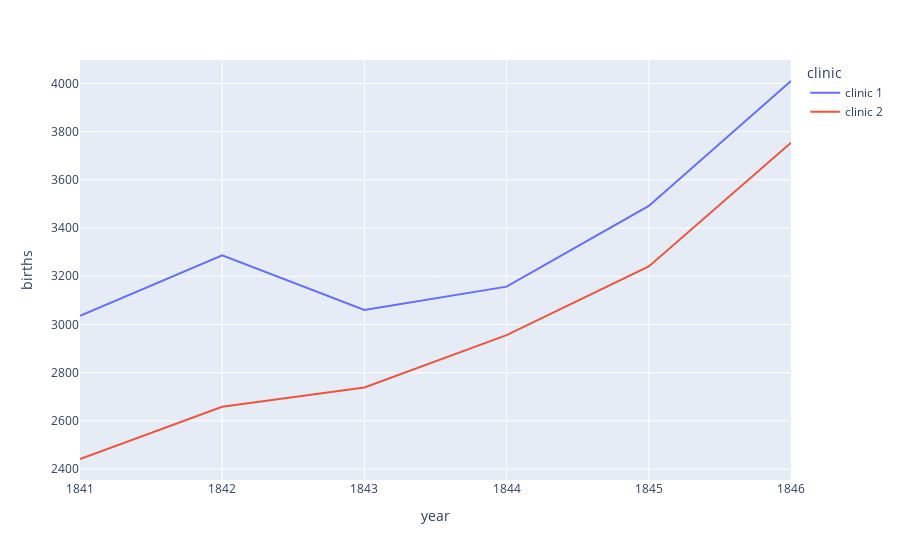

The code cell stored with this chart in its notebook:
### Markdown cell above
# The Yearly Data Split by Clinic

Now let's look at the annual data instead. 

**Challenge**: Use plotly to create line charts of the births and deaths of the two different clinics at the Vienna General Hospital. 
* Which clinic is bigger or more busy judging by the number of births?
* Has the hospital had more patients over time? 
* What was the highest number of deaths recorded in clinic 1 and clinic 2?

### Code cell
px.line(df_yearly, "year", "births", color="clinic")

### Figure 1 — Plotly figure (JSON) as saved in the notebook; plotly's stock layout.template omitted (floating-point values rounded to 4 significant figures)
{"data": [{"hovertemplate": "clinic=clinic 1<br>year=%{x}<br>births=%{y}<extra></extra>", "legendgroup": "clinic 1", "line": {"color": "#636efa", "dash": "solid"}, "marker": {"symbol": "circle"}, "mode": "lines", "name": "clinic 1", "orientation": "v", "showlegend": true, "type": "scatter", "x": [1841, 1842, 1843, 1844, 1845, 1846], "xaxis": "x", "y": [3036, 3287, 3060, 3157, 3492, 4010], "yaxis": "y"}, {"hovertemplate": "clinic=clinic 2<br>year=%{x}<br>births=%{y}<extra></extra>", "legendgroup": "clinic 2", "line": {"color": "#EF553B", "dash": "solid"}, "marker": {"symbol": "circle"}, "mode": "lines", "name": "clinic 2", "orientation": "v", "showlegend": true, "type": "scatter", "x": [1841, 1842, 1843, 1844, 1845, 1846], "xaxis": "x", "y": [2442, 2659, 2739, 2956, 3241, 3754], "yaxis": "y"}], "layout": {"legend": {"title": {"text": "clinic"}, "tracegroupgap": 0}, "margin": {"t": 60}, "xaxis": {"anchor": "y", "domain": [0, 1], "title": {"text": "year"}}, "yaxis": {"anchor": "x", "domain": [0, 1], "title": {"text": "births"}}}}
